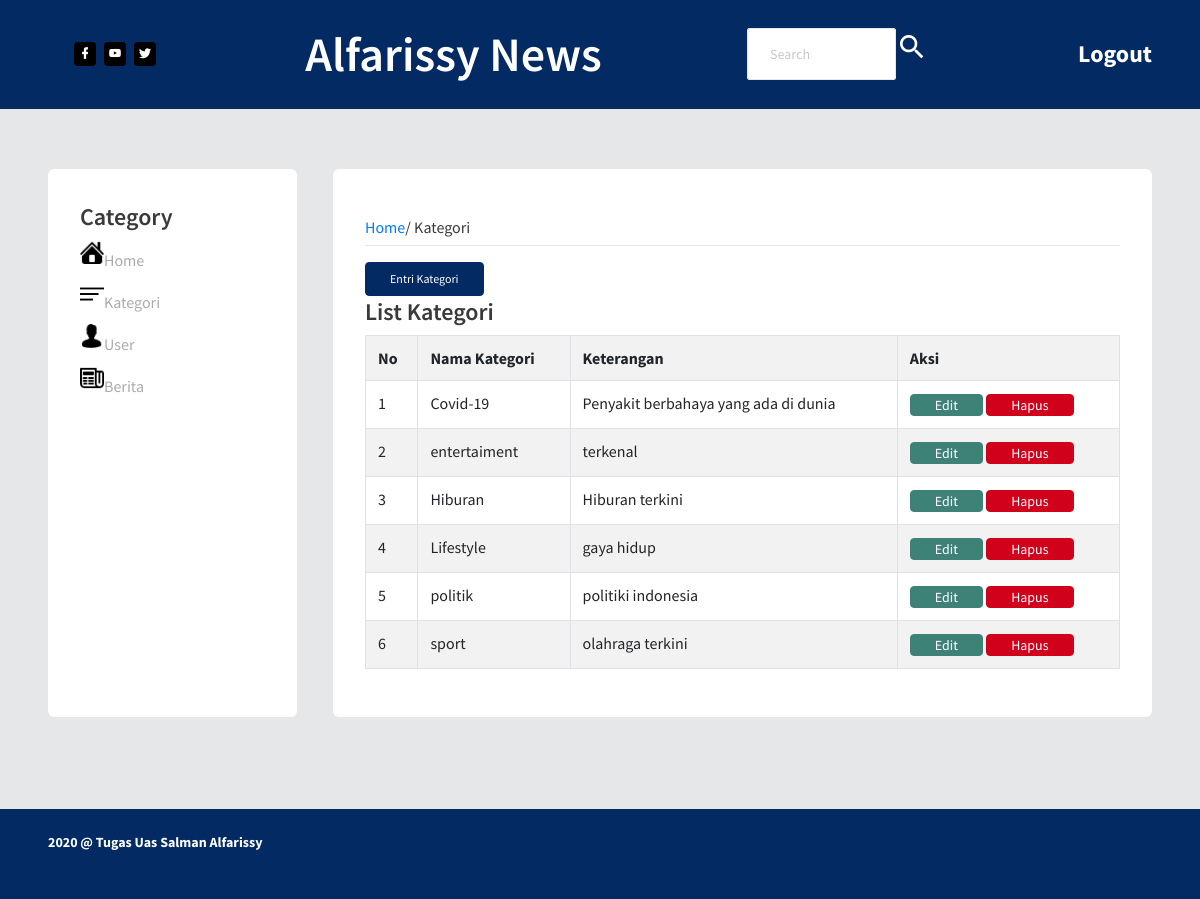
The page /admin/index.php?page=kategori on the database its author committed.
### tables this page shows
CREATE TABLE `kategori` (
  `id` int(11) NOT NULL,
  `nama_kategori` varchar(50) NOT NULL,
  `keterangan` varchar(100) NOT NULL
);

### admin/kategori.php (the view, shortened to what this page needs)
<div class="d-flex left-content-between flex-wrap flex-md-nowrap align-items-center pt-3 pb-2 mb-3 border-bottom">
        <a href="index.php">Home</a> / Kategori
      </div>
<?php
include ("koneksi.php");
$aksi=isset($_GET['aksi']) ? $_GET['aksi'] : 'list';
switch ($aksi) {
	case 'list' :
?>
<a href=?page=kategori&aksi=entri class="btn btn-primary fa fa-plus"> Entri Kategori</a>
<h2>List Kategori</h2>
<table class="table table-bordered table-striped">
	<tr>
		<th>No</th>
		<th>Nama Kategori</th>
		<th>Keterangan</th>
		<th>Aksi</th>
	</tr>
	<?php
	$no=1;
	$tampil=mysqli_query($koneksi,"SELECT * FROM kategori order by nama_kategori ASC");
	while ($data=mysqli_fetch_array($tampil)) {
	?>
	<tr>
		<td><?php echo $no; ?></td>
		<td><?php echo $data['nama_kategori']; ?></td>
		<td><?php echo $data['keterangan']; ?></td>
		<td><a href=?page=kategori&aksi=edit&id=<?php echo $data['id']; ?> class="btn btn-success btn-sm fa fa-pencil"> Edit</a>
			<a href="aksi_kategori.php?page=kategori&proses=hapus&id=<?php echo $data['id']; ?>" onclick="return confirm('Yakin akan menghapus data ?');" class="btn btn-danger btn-sm fa fa-trash-o"> Hapus</td> </a>
	</tr>
	<?php
		$no++;
	}
	?>
</table>
<?php
	break;
?>
<?php
}
?>

### rows shown on the page
kategori: nama_kategori "Covid-19", keterangan "Penyakit berbahaya yang ada di dunia"
kategori: nama_kategori "entertaiment", keterangan "terkenal"
kategori: nama_kategori "Hiburan", keterangan "Hiburan terkini"
kategori: nama_kategori "Lifestyle", keterangan "gaya hidup"
kategori: nama_kategori "politik", keterangan "politiki indonesia"
kategori: nama_kategori "sport", keterangan "olahraga terkini"
